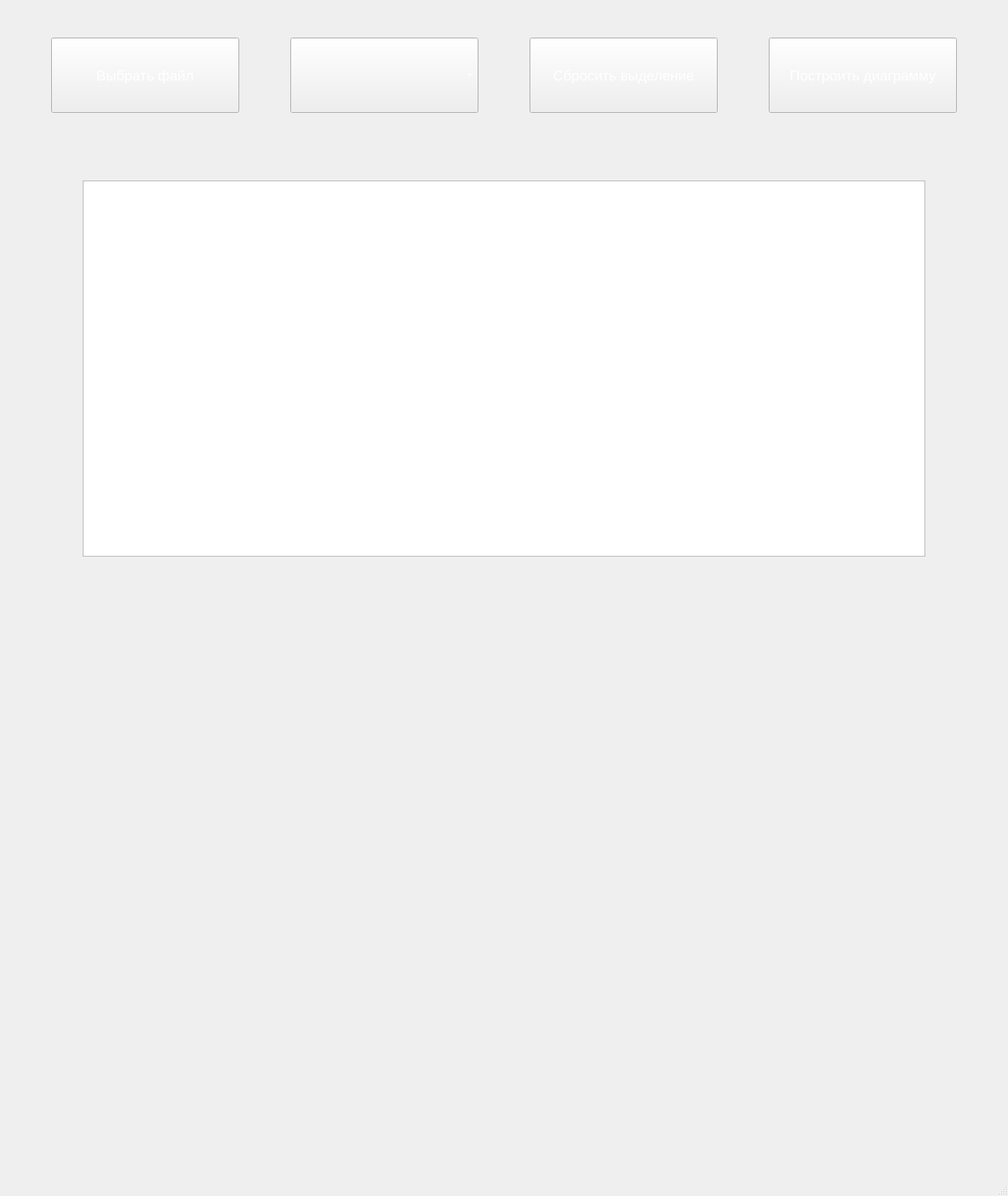
<?xml version="1.0" encoding="UTF-8"?>
<ui version="4.0">
 <class>MainWindow</class>
 <widget class="QMainWindow" name="MainWindow">
  <property name="geometry">
   <rect>
    <x>0</x>
    <y>0</y>
    <width>1340</width>
    <height>1590</height>
   </rect>
  </property>
  <property name="windowTitle">
   <string>MainWindow</string>
  </property>
  <property name="styleSheet">
   <string notr="true">background-color:rgb(35, 40, 49);
QStatusBar
 {
    color: red;
}
QMessageBox {
    background-color: rgb(51, 51, 51);
}

QMessageBox QLabel {
    color: rgb(200, 200, 200);
}</string>
  </property>
  <widget class="QWidget" name="centralwidget">
   <widget class="QPushButton" name="choose_file">
    <property name="geometry">
     <rect>
      <x>68</x>
      <y>50</y>
      <width>250</width>
      <height>100</height>
     </rect>
    </property>
    <property name="font">
     <font>
      <pointsize>14</pointsize>
     </font>
    </property>
    <property name="styleSheet">
     <string notr="true">QPushButton {
    color: white;
}
</string>
    </property>
    <property name="text">
     <string>Выбрать файл</string>
    </property>
    <property name="icon">
     <iconset>
      <normaloff>free-icon-choose_file-5090100.png</normaloff>free-icon-choose_file-5090100.png</iconset>
    </property>
    <property name="iconSize">
     <size>
      <width>55</width>
      <height>55</height>
     </size>
    </property>
   </widget>
   <widget class="QPushButton" name="draw_diag">
    <property name="geometry">
     <rect>
      <x>1022</x>
      <y>50</y>
      <width>250</width>
      <height>100</height>
     </rect>
    </property>
    <property name="font">
     <font>
      <pointsize>14</pointsize>
     </font>
    </property>
    <property name="styleSheet">
     <string notr="true">QPushButton {
    color: white;
}
</string>
    </property>
    <property name="text">
     <string>Построить диаграмму</string>
    </property>
    <property name="icon">
     <iconset>
      <normaloff>free-icon-build_diag-7647315.png</normaloff>free-icon-build_diag-7647315.png</iconset>
    </property>
    <property name="iconSize">
     <size>
      <width>45</width>
      <height>45</height>
     </size>
    </property>
   </widget>
   <widget class="QComboBox" name="choose_diag">
    <property name="geometry">
     <rect>
      <x>386</x>
      <y>50</y>
      <width>250</width>
      <height>100</height>
     </rect>
    </property>
    <property name="font">
     <font>
      <pointsize>16</pointsize>
     </font>
    </property>
    <property name="styleSheet">
     <string notr="true">QComboBox {
    color: white;
}
</string>
    </property>
   </widget>
   <widget class="QTableWidget" name="tableWidget">
    <property name="geometry">
     <rect>
      <x>110</x>
      <y>240</y>
      <width>1120</width>
      <height>500</height>
     </rect>
    </property>
    <property name="styleSheet">
     <string notr="true">QTableWidget {
    color: white;
}
</string>
    </property>
   </widget>
   <widget class="QPushButton" name="clean_up">
    <property name="geometry">
     <rect>
      <x>704</x>
      <y>50</y>
      <width>250</width>
      <height>100</height>
     </rect>
    </property>
    <property name="font">
     <font>
      <pointsize>14</pointsize>
     </font>
    </property>
    <property name="styleSheet">
     <string notr="true">QPushButton {
    color: white;
}
</string>
    </property>
    <property name="text">
     <string>Сбросить выделение</string>
    </property>
   </widget>
  </widget>
  <widget class="QMenuBar" name="menubar">
   <property name="geometry">
    <rect>
     <x>0</x>
     <y>0</y>
     <width>1340</width>
     <height>26</height>
    </rect>
   </property>
  </widget>
  <widget class="QStatusBar" name="statusbar"/>
 </widget>
 <resources>
  <include location="images_button.qrc"/>
 </resources>
 <connections/>
</ui>
